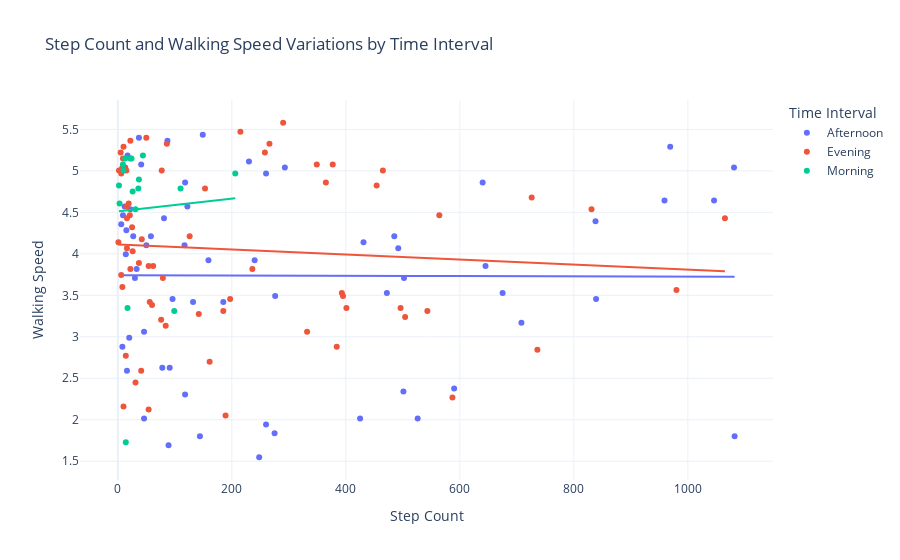

Notebook cell for this chart:
### Code cell
#Step Count and Walking Speed Variations by Time Interval
time_intervals = pd.cut(pd.to_datetime(df["Time"]).dt.hour,
                        bins=[0, 12, 18, 24],
                        labels=["Morning", "Afternoon", "Evening"], 
                        right=False)

df["Time Interval"] = time_intervals

# Variations in Step Count and Walking Speed by Time Interval
fig7 = px.scatter(df, x="Step Count",
                  y="Walking Speed",
                  color="Time Interval",
                  title="Step Count and Walking Speed Variations by Time Interval",
                  trendline='ols')
fig7.show()

### Figure 1 — Plotly figure (JSON) as saved in the notebook; plotly's stock layout.template omitted (floating-point values rounded to 4 significant figures)
{"data": [{"hovertemplate": "Time Interval=Afternoon<br>Step Count=%{x}<br>Walking Speed=%{y}<extra></extra>", "legendgroup": "Afternoon", "marker": {"color": "#636efa", "symbol": "circle"}, "mode": "markers", "name": "Afternoon", "orientation": "v", "showlegend": true, "type": "scatter", "x": [46, 645, 14, 13, 17, 122, 839, 118, 590, 425, 260, 838, 959, 89, 472, 117, 30, 492, 431, 502, 708, 675, 58, 27, 81, 6, 50, 78, 96, 132, 33, 91, 16, 501, 240, 20, 8, 185, 144, 526, 46, 118, 230, 293, 12, 9, 41, 22, 15, 485, 1046, 159, 260, 248, 1082, 275, 276, 149, 87, 37, 969, 640, 1081], "xaxis": "x", "y": [3.06, 3.852, 3.996, 5.04, 5.184, 4.572, 3.456, 2.304, 2.376, 2.016, 4.968, 4.392, 4.644, 1.692, 3.528, 4.104, 3.708, 4.068, 4.14, 3.708, 3.168, 3.528, 4.212, 4.212, 4.428, 4.356, 4.104, 2.628, 3.456, 3.42, 3.816, 2.628, 2.592, 2.34, 3.924, 2.988, 2.88, 3.42, 1.8, 2.016, 2.016, 4.86, 5.112, 5.04, 4.572, 4.464, 5.076, 4.536, 4.284, 4.212, 4.644, 3.924, 1.944, 1.548, 1.8, 1.836, 3.492, 5.436, 5.364, 5.4, 5.292, 4.86, 5.04], "yaxis": "y"}, {"hovertemplate": "<b>OLS trendline</b><br>Walking Speed = -1.70101e-05 * Step Count + 3.74265<br>R<sup>2</sup>=0.000023<br><br>Time Interval=Afternoon<br>Step Count=%{x}<br>Walking Speed=%{y} <b>(trend)</b><extra></extra>", "legendgroup": "Afternoon", "marker": {"color": "#636efa", "symbol": "circle"}, "mode": "lines", "name": "Afternoon", "showlegend": false, "type": "scatter", "x": [6, 8, 9, 12, 13, 14, 15, 16, 17, 20, 22, 27, 30, 33, 37, 41, 46, 46, 50, 58, 78, 81, 87, 89, 91, 96, 117, 118, 118, 122, 132, 144, 149, 159, 185, 230, 240, 248, 260, 260, 275, 276, 293, 425, 431, 472, 485, 492, 501, 502, 526, 590, 640, 645, 675, 708, 838, 839, 959, 969, 1046, 1081, 1082], "xaxis": "x", "y": [3.743, 3.743, 3.742, 3.742, 3.742, 3.742, 3.742, 3.742, 3.742, 3.742, 3.742, 3.742, 3.742, 3.742, 3.742, 3.742, 3.742, 3.742, 3.742, 3.742, 3.741, 3.741, 3.741, 3.741, 3.741, 3.741, 3.741, 3.741, 3.741, 3.741, 3.74, 3.74, 3.74, 3.74, 3.74, 3.739, 3.739, 3.738, 3.738, 3.738, 3.738, 3.738, 3.738, 3.735, 3.735, 3.735, 3.734, 3.734, 3.734, 3.734, 3.734, 3.733, 3.732, 3.732, 3.731, 3.731, 3.728, 3.728, 3.726, 3.726, 3.725, 3.724, 3.724], "yaxis": "y"}, {"hovertemplate": "Time Interval=Evening<br>Step Count=%{x}<br>Walking Speed=%{y}<extra></extra>", "legendgroup": "Evening", "marker": {"color": "#EF553B", "symbol": "circle"}, "mode": "markers", "name": "Evening", "orientation": "v", "showlegend": true, "type": "scatter", "x": [8, 564, 153, 16, 22, 16, 587, 496, 395, 401, 384, 161, 736, 142, 10, 8, 6, 56, 26, 1, 236, 14, 504, 60, 54, 77, 19, 189, 31, 84, 76, 41, 37, 21, 50, 10, 22, 15, 79, 454, 465, 11, 365, 377, 5, 9, 2, 86, 42, 332, 185, 290, 215, 258, 266, 54, 6, 349, 980, 726, 1065, 831, 126, 62, 25, 543, 393, 197, 16], "xaxis": "x", "y": [5.04, 4.464, 4.788, 4.068, 3.816, 4.572, 2.268, 3.348, 3.492, 3.348, 2.88, 2.7, 2.844, 3.276, 2.16, 3.6, 3.744, 3.42, 4.032, 4.14, 3.816, 2.772, 3.24, 3.384, 2.124, 5.004, 4.608, 2.052, 2.448, 3.132, 3.204, 2.592, 3.888, 4.464, 5.4, 5.292, 5.364, 5.004, 3.708, 4.824, 5.004, 5.04, 4.86, 5.076, 5.22, 5.148, 5.004, 5.328, 4.176, 3.06, 3.312, 5.58, 5.472, 5.22, 5.328, 3.852, 4.968, 5.076, 3.564, 4.68, 4.428, 4.536, 4.212, 3.852, 4.32, 3.312, 3.528, 3.456, 4.428], "yaxis": "y"}, {"hovertemplate": "<b>OLS trendline</b><br>Walking Speed = -0.000303736 * Step Count + 4.11271<br>R<sup>2</sup>=0.006415<br><br>Time Interval=Evening<br>Step Count=%{x}<br>Walking Speed=%{y} <b>(trend)</b><extra></extra>", "legendgroup": "Evening", "marker": {"color": "#EF553B", "symbol": "circle"}, "mode": "lines", "name": "Evening", "showlegend": false, "type": "scatter", "x": [1, 2, 5, 6, 6, 8, 8, 9, 10, 10, 11, 14, 15, 16, 16, 16, 19, 21, 22, 22, 25, 26, 31, 37, 41, 42, 50, 54, 54, 56, 60, 62, 76, 77, 79, 84, 86, 126, 142, 153, 161, 185, 189, 197, 215, 236, 258, 266, 290, 332, 349, 365, 377, 384, 393, 395, 401, 454, 465, 496, 504, 543, 564, 587, 726, 736, 831, 980, 1065], "xaxis": "x", "y": [4.112, 4.112, 4.111, 4.111, 4.111, 4.11, 4.11, 4.11, 4.11, 4.11, 4.109, 4.108, 4.108, 4.108, 4.108, 4.108, 4.107, 4.106, 4.106, 4.106, 4.105, 4.105, 4.103, 4.101, 4.1, 4.1, 4.098, 4.096, 4.096, 4.096, 4.094, 4.094, 4.09, 4.089, 4.089, 4.087, 4.087, 4.074, 4.07, 4.066, 4.064, 4.057, 4.055, 4.053, 4.047, 4.041, 4.034, 4.032, 4.025, 4.012, 4.007, 4.002, 3.998, 3.996, 3.993, 3.993, 3.991, 3.975, 3.971, 3.962, 3.96, 3.948, 3.941, 3.934, 3.892, 3.889, 3.86, 3.815, 3.789], "yaxis": "y"}, {"hovertemplate": "Time Interval=Morning<br>Step Count=%{x}<br>Walking Speed=%{y}<extra></extra>", "legendgroup": "Morning", "marker": {"color": "#00cc96", "symbol": "circle"}, "mode": "markers", "name": "Morning", "orientation": "v", "showlegend": true, "type": "scatter", "x": [37, 14, 22, 206, 44, 17, 24, 26, 110, 2, 9, 13, 10, 36, 99, 3, 31], "xaxis": "x", "y": [4.896, 1.728, 5.148, 4.968, 5.184, 3.348, 5.148, 4.752, 4.788, 4.824, 5.076, 5.148, 5.004, 4.788, 3.312, 4.608, 4.536], "yaxis": "y"}, {"hovertemplate": "<b>OLS trendline</b><br>Walking Speed = 0.000760925 * Step Count + 4.513<br>R<sup>2</sup>=0.001872<br><br>Time Interval=Morning<br>Step Count=%{x}<br>Walking Speed=%{y} <b>(trend)</b><extra></extra>", "legendgroup": "Morning", "marker": {"color": "#00cc96", "symbol": "circle"}, "mode": "lines", "name": "Morning", "showlegend": false, "type": "scatter", "x": [2, 3, 9, 10, 13, 14, 17, 22, 24, 26, 31, 36, 37, 44, 99, 110, 206], "xaxis": "x", "y": [4.515, 4.515, 4.52, 4.521, 4.523, 4.524, 4.526, 4.53, 4.531, 4.533, 4.537, 4.54, 4.541, 4.546, 4.588, 4.597, 4.67], "yaxis": "y"}], "layout": {"legend": {"title": {"text": "Time Interval"}, "tracegroupgap": 0}, "title": {"text": "Step Count and Walking Speed Variations by Time Interval"}, "xaxis": {"anchor": "y", "domain": [0, 1], "title": {"text": "Step Count"}}, "yaxis": {"anchor": "x", "domain": [0, 1], "title": {"text": "Walking Speed"}}}}
